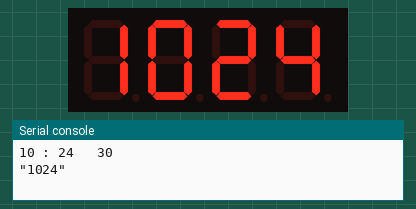
Simulated run of this program. Board: MicroPython board. On the bench: 4-digit seven-segment display, the last lines printed to the serial console. The clock reads 2024-03-15 10:24:30 at power-on unless the program sets it; library files of the repository ran but are not shown: tm1637.py.

Above: at 0.1 s.
At 54.6 s:
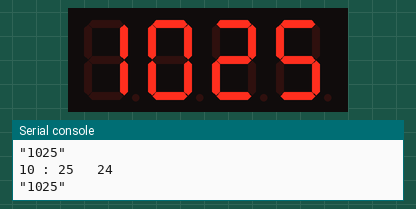
At 108.1 s:
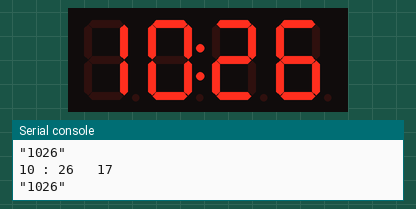

The program:

06.set-time.py
```python
# display hours and minutes on the TM1637 LED display
# make the colon go on and off every second
import tm1637
from machine import Pin
from utime import sleep, localtime
tm = tm1637.TM1637(clk=Pin(0), dio=Pin(1))

def numbers_nlz(num1, num2, colon=True):
    """Display two numeric values -9 through 99, with a leading space before
    single-digit first numbers and separated by a colon."""
    num1 = max(-9, min(num1, 99))
    num2 = max(-9, min(num2, 99))
    prefix = ' ' if num1 < 10 else ''
    print(f'"{prefix}{num1:d}{num2:0>2d}"')
    segments = tm.encode_string(f'{prefix}{num1:d}{num2:0>2d}')
    if colon:
        segments[1] |= 0x80  # colon on
    tm.write(segments)

while True:
    now = localtime() # returns 8 inits for date and time
    hours = now[3]
    if hours > 12:
        hours = hours - 12
    minutes = now[4]
    seconds = now[5]
    print(hours, ":", minutes, ' ', seconds)
    # flash the colon on and off every second
    if (seconds % 2):
        numbers_nlz(hours, minutes, True)
    else:
        numbers_nlz(hours, minutes, False)
    sleep(1)
```
